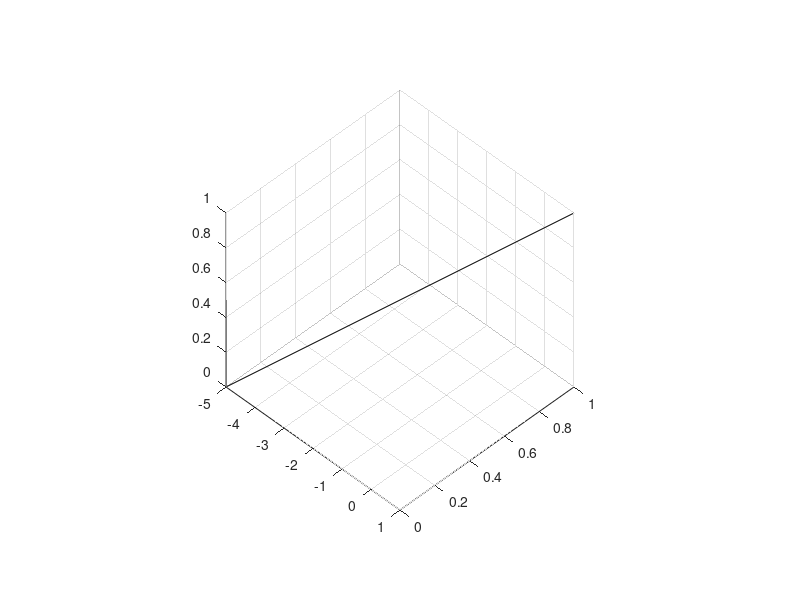

MATLAB code for this plot:
%Created: 15.01.2018
%Edited: 
%Purpose: First Try; First Lesson

figure('units','norm','position',[.25 .25 .5 .5],'color',[1 1 1])  %Creating Window
axes('position',[.15 .15 .7 .7],'color',[.9 .9 .9]) %Creating Axis
view(45,45) %Tilting coordinate system
grid on %Turnig on Grid
line([-5 1],[0 1],[0 1],'color',[0 0 0]) %Drawing Line through points
axis('square') %Squaring it up